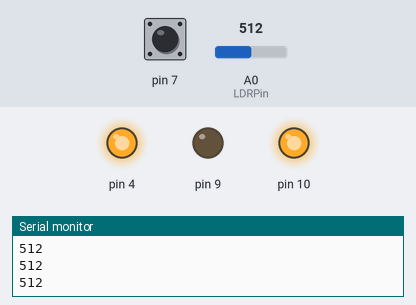
This sketch was run on a simulated Arduino Uno, built with avr-gcc and run on an emulated ATmega328P. Parts: output pins drawn as LEDs (lit = HIGH), the last lines printed to the serial monitor. Inputs (shaded band) come from the test bench; at power-on: A0 (LDRPin) = 512, pin 7 HIGH.

Above: at 1.2 s.
1.3 s: A0 (LDRPin) set to 313
2.8 s: A0 (LDRPin) set to 290
At 3.4 s:
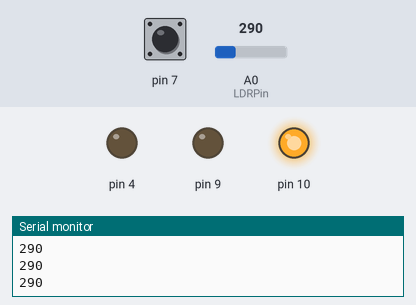
4.3 s: pin 7 pulled LOW for 0.15 s
At 4.51 s:
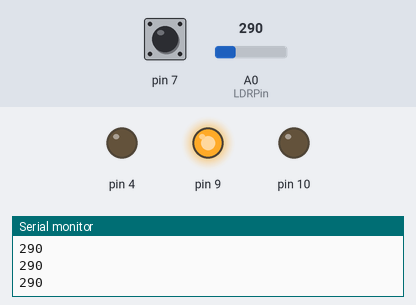
6.1 s: pin 7 pulled LOW for 3.2 s
At 10.3 s:
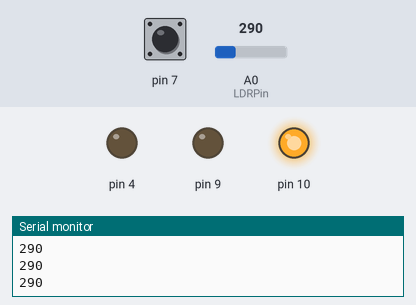
10.9 s: A0 (LDRPin) set to 306
At 11.7 s:
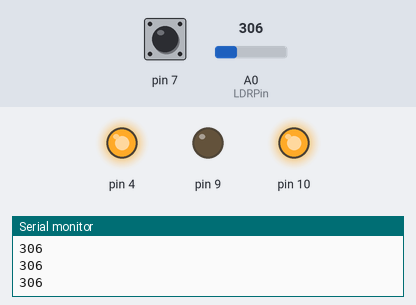
12.4 s: pin 7 pulled LOW for 1 s
At 13.1 s:
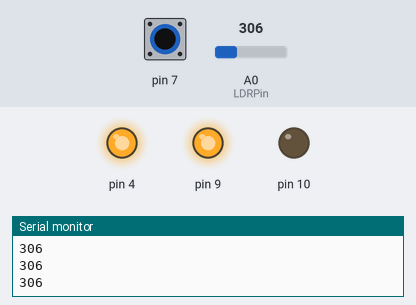
Timing chart, 0 to 15.4 s (numbered marks = the images above; inputs shaded):
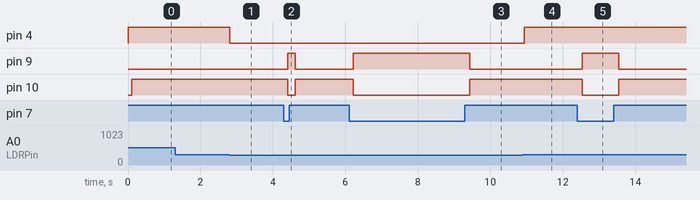

Measured:
- the behaviour switches between 301 and 300 on A0 (LDRPin) (found by bisection; images 0 and 1)
- after the input at 2.8 s, pin 4: HIGH → LOW at once
- after the input at 4.3 s, pin 9: LOW → HIGH after 0.11 s, → LOW 0.20 s later; pin 10: HIGH → LOW after 0.11 s, → HIGH 0.20 s later
- after the input at 6.1 s, pin 9: LOW → HIGH after 0.12 s, → LOW 3.2 s later; pin 10: HIGH → LOW after 0.12 s, → HIGH 3.2 s later
- after the input at 10.9 s, pin 4: LOW → HIGH at once
- after the input at 12.4 s, pin 9: LOW → HIGH after 0.14 s, → LOW 1.0 s later; pin 10: HIGH → LOW after 0.14 s, → HIGH 1.0 s later

The sketch:

SensorPhotoresistor.ino
```cpp
int LDRValor =0;
int LDRPin = 0;

void setup() {
  pinMode(10,OUTPUT);
  pinMode(9,OUTPUT);
  pinMode(7,INPUT_PULLUP);

  pinMode(4,OUTPUT);
  Serial.begin(9600);
}

void loop() {

  int estadoBotao;
  estadoBotao = digitalRead(7);

  LDRValor = analogRead(LDRPin);

  if(LDRValor >300){
    digitalWrite(4,HIGH);
  }
  else{
    digitalWrite(4,LOW);
  }

  Serial.println(LDRValor);
  delay(100);

  digitalWrite(10,estadoBotao);
  digitalWrite(9,!estadoBotao);

}
```
